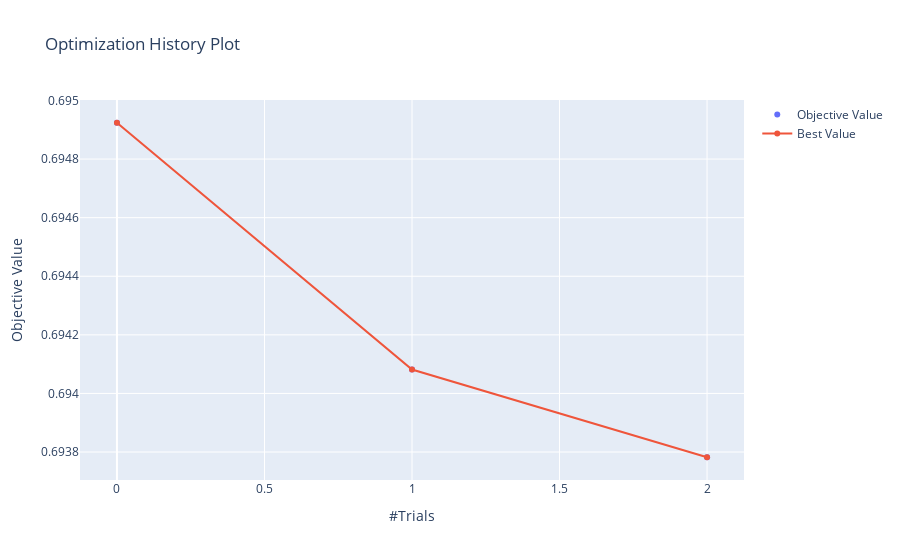

The notebook cell saved with this chart:
### Code cell
optuna.visualization.plot_optimization_history(study)

### Figure 1 — Plotly figure (JSON) as saved in the notebook; plotly's stock layout.template omitted (floating-point values rounded to 4 significant figures)
{"data": [{"mode": "markers", "name": "Objective Value", "type": "scatter", "x": [0, 1, 2], "y": [0.6949, 0.6941, 0.6938]}, {"name": "Best Value", "type": "scatter", "x": [0, 1, 2], "y": [0.6949, 0.6941, 0.6938]}], "layout": {"title": {"text": "Optimization History Plot"}, "xaxis": {"title": {"text": "#Trials"}}, "yaxis": {"title": {"text": "Objective Value"}}}}
